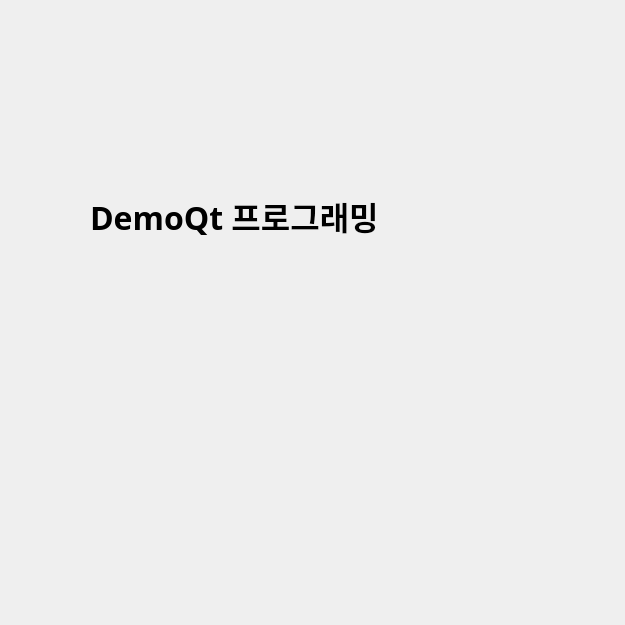
<?xml version="1.0" encoding="UTF-8"?>
<ui version="4.0">
 <class>Dialog</class>
 <widget class="QDialog" name="Dialog">
  <property name="geometry">
   <rect>
    <x>0</x>
    <y>0</y>
    <width>625</width>
    <height>625</height>
   </rect>
  </property>
  <property name="windowTitle">
   <string>Dialog</string>
  </property>
  <widget class="QLabel" name="label">
   <property name="geometry">
    <rect>
     <x>90</x>
     <y>60</y>
     <width>481</width>
     <height>311</height>
    </rect>
   </property>
   <property name="font">
    <font>
     <family>맑은 고딕</family>
     <pointsize>24</pointsize>
     <weight>75</weight>
     <bold>true</bold>
    </font>
   </property>
   <property name="text">
    <string>DemoQt 프로그래밍</string>
   </property>
  </widget>
 </widget>
 <resources/>
 <connections/>
</ui>
